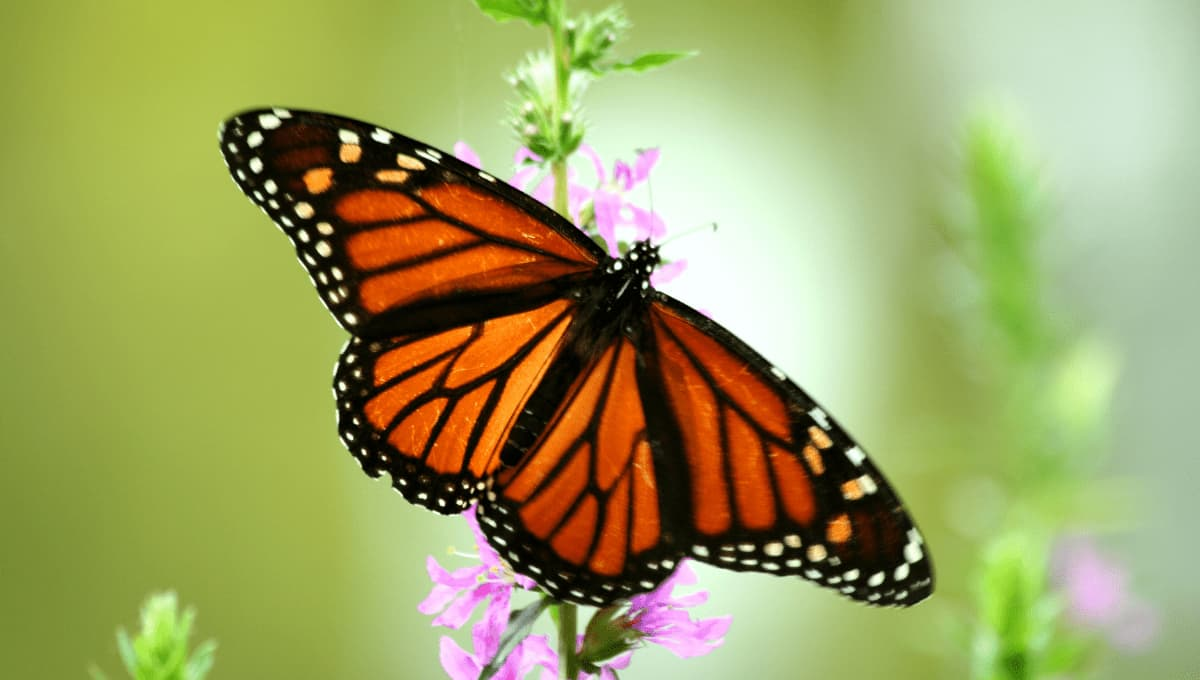
#> input picture butterfly.jpg, 1200 x 680 px
$ jupyter execute --allow-errors symmetry-strength.ipynb
#> lines starting #> are read from the running program, lines starting #| are printed output that depends on the picture
<h1>Local Symmetry Strength Quantification</h2>

<i> Gonzalo Muradás Odriozola 02-2023 </i>

Local Symmetry Strength refers to the quantification of how symmetric a selected area of an image is. The goal of this notebook is to create a function that returns a float value from 0 to 1 indicating the strength of symmetry on a specific bounding box. 1 for perfect symmetry, 0 for complete asymmetry.

[cell 1]
import cv2
import numpy as np
import matplotlib.pyplot as plt
import pandas as pd
import warnings

from sewar.full_ref import mse, rmse, psnr, uqi, ssim, ergas, scc, rase, sam, msssim, vifp

This image of a butterfly is chosen for this study based on its almost perfect symmetry, size and initial rotation

[cell 2]
# Read Image
img = cv2.imread('butterfly.jpg')
#> img is the input picture: shape (680, 1200, 3); mean B, G, R 98.3, 161.1, 157.1
img = cv2.cvtColor(img, cv2.COLOR_BGR2RGB)

# Display
plt.imshow(img)
plt.show()

<h2>Bounding Box</h2>
The bounding box will be given as input for the image, the axis of symmetry will be in the center of the rectangle, either vertically or horizontally. Note that the axis is not perfeclty located at the center, as human subjects will not be able to place it perfectly either.

[cell 3]
# Returns a list with all the transformmed keypoints
def transformKeypoints(keypoints, rotationMatrix):
    result = []
    for keypoint in keypoints:
        rotatedPoint = rotationMatrix.dot(np.array(keypoint + (1,)))
        result.append((int(rotatedPoint[0]),int(rotatedPoint[1])))

    return result

# Keypoints for the bounding box and axis of symmetry
startVertex = (165,230)
bbWidthAndLength = (850, 350)
rotationDegrees = -33
keyp = ([startVertex, (startVertex[0]+bbWidthAndLength[0],startVertex[1]), (startVertex[0],startVertex[1]+bbWidthAndLength[1]), (startVertex[0]+bbWidthAndLength[0],startVertex[1]+bbWidthAndLength[1]), (startVertex[0]+bbWidthAndLength[0]//2,startVertex[1]), (startVertex[0]+bbWidthAndLength[0]//2, startVertex[1]+bbWidthAndLength[1])])
# Rotating keypoints
rotationMatrix = cv2.getRotationMatrix2D((img.shape[1]//2,img.shape[0]//2),rotationDegrees,1)
rotkeyp = transformKeypoints(keyp, rotationMatrix)

# Drawing the lines for the bounding box
display = img.copy()
cv2.line(display, rotkeyp[0], rotkeyp[1], [0,0,255], 5)
cv2.line(display, rotkeyp[0], rotkeyp[2], [0,0,255], 5)
cv2.line(display, rotkeyp[3], rotkeyp[2], [0,0,255], 5)
cv2.line(display, rotkeyp[3], rotkeyp[1], [0,0,255], 5)
# Drawing the symmetry axis
cv2.line(display, rotkeyp[4], rotkeyp[5], [0,255,0], 5)

# Display
plt.imshow(display)
plt.show()

<h2>Operating Image</h2>
First the image is rotated and cropped to fit the bounding box.

[cell 4]
# Rotating the image
rotationMatrix = cv2.getRotationMatrix2D((img.shape[1]//2,img.shape[0]//2),-rotationDegrees,1)
rotate = cv2.warpAffine(img,rotationMatrix,(img.shape[1], img.shape[0]))

# Cropping the rotated image
startPoint = startVertex
length = bbWidthAndLength
cropped = rotate[startPoint[1]:startPoint[1]+length[1], startPoint[0]:startPoint[0]+length[0]]

# Display
_, ax = plt.subplots(1,2, figsize=(15, 5))
ax[0].imshow(rotate), ax[0].set_title(f'{-rotationDegrees}° of rotation')
ax[1].imshow(cropped), ax[1].set_title(f'Cropped to bounding box')
plt.show()

<h2>Separating into sides</h2>

To see the symmetries the symilarities between the sides will be measured, to do this the image is separated into right and left side, and one of them is mirrored.

[cell 5]
# Cropping right and left halves
leftHalf = cropped[:, :length[0]//2]
rightHalf = cropped[:, length[0]//2:]
# Mirroring the right side
rightHalf = cv2.flip(rightHalf, 1)

# Black and White
BWleft = cv2.cvtColor(leftHalf, cv2.COLOR_RGB2GRAY)
BWright = cv2.cvtColor(rightHalf, cv2.COLOR_RGB2GRAY)

# Display
_, ax = plt.subplots(1,2, figsize=(15, 5))
ax[0].imshow(leftHalf), ax[0].set_title(f'Left half')
ax[1].imshow(rightHalf), ax[1].set_title(f'Right half')
plt.show()

As it can be seen in the picture above, the right half of the butterfly has a black corner caused by the rotation. Since the algorithms that are going to be used to check the similarities between the halves are based on vector distance, this will create an area that is very much non symmetrical. To solve this, the same corner is applied on the left half of the image.

[cell 6]
# Copies the pixels = [0,0,0] on both sides of the image
def copyMask(img1, img2):
    for i in range(img1.shape[0]):
        for j in range(img1.shape[1]):
            if (img1[i,j] == [0,0,0]).all():
                img2[i,j] = [0,0,0]
            if (img2[i,j] == [0,0,0]).all():
                img1[i,j] = [0,0,0]
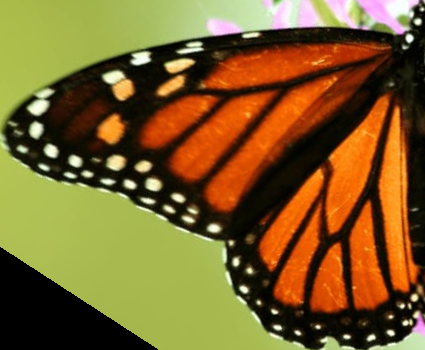
#> img2: shape (350, 425, 3); mean R, G, B 124.7, 96.5, 42


# Copying the black pixels
copyMask(rightHalf,leftHalf)

# Display
_, ax = plt.subplots(1,2, figsize=(15, 5))
ax[0].imshow(leftHalf), ax[0].set_title(f'Left half')
ax[1].imshow(rightHalf), ax[1].set_title(f'Right half')
plt.show()

<h2>Difference Visualization</h2>

By substracting the right half to the left half of the image we can visualize the areas were they differ. The brighter the pixel the more they differ.

[cell 7]
# Substract arrays
diff = cv2.subtract(leftHalf, rightHalf)

# Display
plt.imshow(diff)

<h2>Lower resolution</h2>
By reducing the resolution of the image the pixels will be averaged to their surroundings. This will make the score for the symmetry less pixel-dependent.

[cell 8]
ratio = 8
# Reducing resolution
lowDefLeft = cv2.resize(leftHalf, (leftHalf.shape[1]//ratio, leftHalf.shape[0]//ratio))
lowDefRight = cv2.resize(rightHalf, (leftHalf.shape[1]//ratio, leftHalf.shape[0]//ratio))
# Calculating difference
diff = cv2.subtract(lowDefLeft, lowDefRight)
#> diff: shape (43, 53, 3)

# Display
_, ax = plt.subplots(1,3, figsize=(15, 5))
ax[0].imshow(lowDefLeft), ax[0].set_title(f'Left half Resolution/{ratio}')
ax[1].imshow(lowDefRight), ax[1].set_title(f'Right half Resolution/{ratio}')
ax[2].imshow(diff), ax[2].set_title(f'Difference Resolution/{ratio}')
plt.show()

<h2>Measuring Similarity</h2>
Similarity refers to a metric that measures how equal two images are. There are multiple studies and metrics used for this specific task. Next a function is developed to obtain the similarity between two equal sized images according to the following metrics.

1. Mean Squared Error (MSE)
2. Root Mean Squared Error (RMSE)
3. Peak Signal-to-Noise Ratio (PSNR)
4. Structural Similarity Index (SSIM)
5. Universal Quality Image Index (UQI)
6. Multi-scale Structural Similarity Index (MS-SSIM)
7. Erreur Relative Globale Adimensionnelle de Synthèse (ERGAS)
8. Spatial Correlation Coefficient (SCC)
9. Relative Average Spectral Error (RASE)
10. Spectral Angle Mapper (SAM)
11. Visual Information Fidelity (VIF)


[cell 9]
# Returns the metrics for the similarities between two images
def getMetrics(title, img1, img2):
    result = pd.DataFrame({
        'MSE': [mse(img1, img2)],
        'RMSE': [rmse(img1, img2)],
        'PSNR': [psnr(img1, img2)],
        'UQI': [uqi(img1, img2)],
        'MSSSIM': [msssim(img1, img2)],  # For 'valid' mode, one must be at least as large as the other in every dimension
        'ERGAS': [ergas(img1, img2)],
        'SCC': [scc(img1, img2)],
        'RASE': [rase(img1, img2)],  # CANNOT DIVIDE BY 0
        'SAM': [sam(img1, img2)],
        'VIF':[vifp(img1, img2)],  # DOES NOT WORK WITH LOWER RESOLUTIONS
        'SSIM': [ssim(img1, img2)]
    }, index=[title])

    return result

[cell 10]
# Returns the metrics for the similarities between two images, None if a metric cannot be calculated
def getMetricsWithErrorHandling(title, img1, img2):
    warnings.filterwarnings("ignore")

    m = 0
    r = 0
    p = 0
    u = 0
    ms = 0
    e = 0
    s = 0
    ra = 0
    sa = 0
    v = 0
    ssi = 0
    try:
        m = mse(img1,img2)
    except:
        m = None
    try:
        r = rmse(img1,img2)
    except:
        r = None
    try:
        p = psnr(img1,img2)
    except:
        p = None
    try:
        u = uqi(img1,img2)
    except:
        u = None
    try:
        ms = msssim(img1,img2)
    except:
        ms = None
    try:
        e = ergas(img1,img2)
    except:
        e = None
    try:
        s = scc(img1,img2)
    except:
        s = None
    try:
        ra = rase(img1,img2)
    except:
        ra = None
    try:
        sa = sam(img1,img2)
    except:
        sa = None
    try:
        v = vifp(img1,img2)
    except:
        v = None
    try:
        ssi = ssim(img1,img2)
    except:
        ssi = None
    result = pd.DataFrame({
        'MSE':    [m],
        'RMSE':   [r],
        'PSNR':   [p],
        'UQI':    [u],
        'MSSSIM': [ms],
        'ERGAS':  [e],
        'SCC':    [s],
        'RASE':   [ra],
        'SAM':    [sa],
        'VIF':    [v],
        'SSIM':   [ssi]
    }, index=[title])

    return result

<h2>Negative Example</h2>
To check how well the metrics reflect the strength of symmetry it is necessary to measure the strength of symmetry of a bounding box that does not represent a symmetry.

[cell 11]
img = cv2.imread('butterfly.jpg')
img = cv2.cvtColor(img, cv2.COLOR_BGR2RGB)

# Keypoints for the bounding box and axis of symmetry
startVertex = (165,180)
bbWidthAndLength = (600, 350)
rotationDegrees = 15
keyp = ([startVertex, (startVertex[0]+bbWidthAndLength[0],startVertex[1]), (startVertex[0],startVertex[1]+bbWidthAndLength[1]), (startVertex[0]+bbWidthAndLength[0],startVertex[1]+bbWidthAndLength[1]), (startVertex[0]+bbWidthAndLength[0]//2,startVertex[1]), (startVertex[0]+bbWidthAndLength[0]//2, startVertex[1]+bbWidthAndLength[1])])
# Rotating keypoints
rotationMatrix = cv2.getRotationMatrix2D((img.shape[1]//2,img.shape[0]//2),rotationDegrees,1)
rotkeyp = transformKeypoints(keyp, rotationMatrix)

# Drawing the lines for the bounding box
display = img.copy()
cv2.line(display, rotkeyp[0], rotkeyp[1], [0,0,255], 5)
cv2.line(display, rotkeyp[0], rotkeyp[2], [0,0,255], 5)
cv2.line(display, rotkeyp[3], rotkeyp[2], [0,0,255], 5)
cv2.line(display, rotkeyp[3], rotkeyp[1], [0,0,255], 5)
# Drawing the symmetry axis
cv2.line(display, rotkeyp[4], rotkeyp[5], [0,255,0], 5)

# Rotating the image
rotationMatrix = cv2.getRotationMatrix2D((img.shape[1]//2,img.shape[0]//2),-rotationDegrees,1)
rotate = cv2.warpAffine(img,rotationMatrix,(img.shape[1], img.shape[0]))
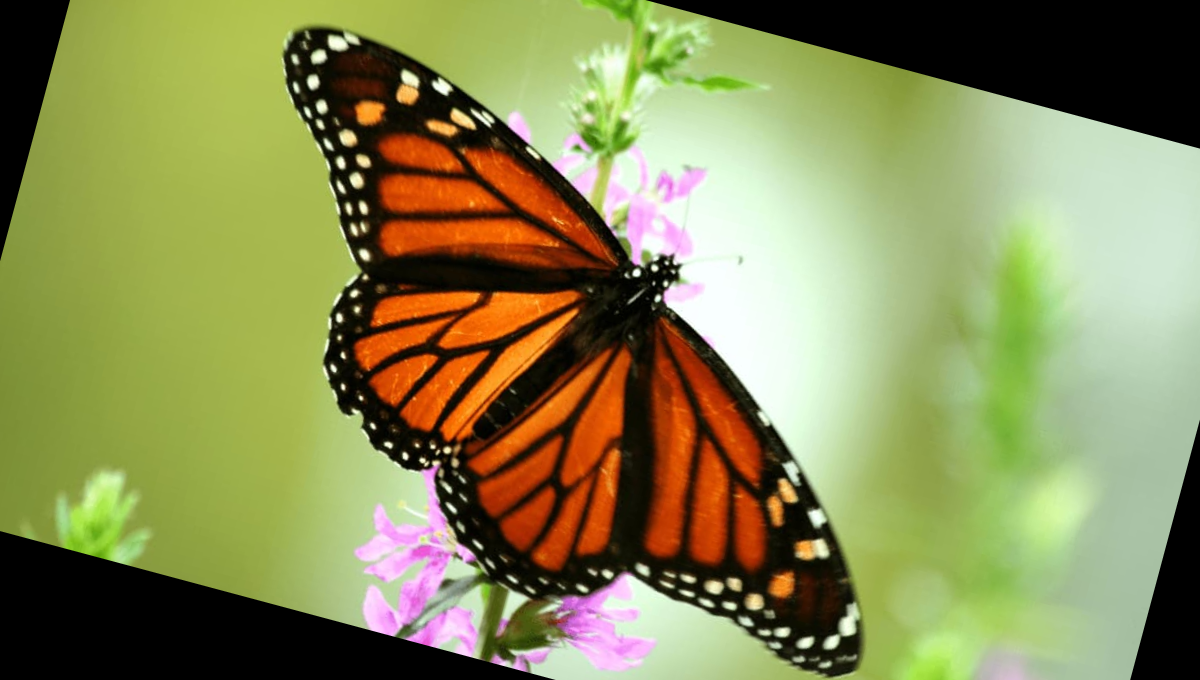
#> rotate: shape (680, 1200, 3); mean R, G, B 137, 138.4, 85.9

# Cropping the rotated image
startPoint = startVertex
length = bbWidthAndLength
cropped = rotate[startPoint[1]:startPoint[1]+length[1], startPoint[0]:startPoint[0]+length[0]]
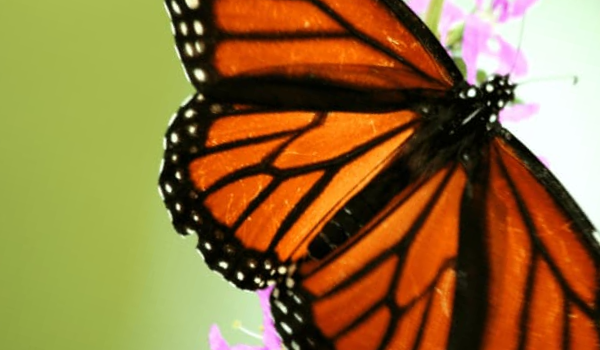
#> cropped: shape (350, 600, 3); mean R, G, B 146.3, 113.6, 59

# Cropping right and left halves
leftHalfNegExample = cropped[:, :length[0]//2]
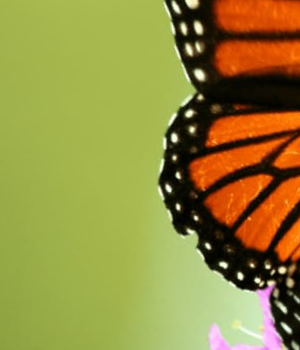
#> leftHalfNegExample: shape (350, 300, 3); mean R, G, B 148.5, 139.3, 62.9
rightHalfNegExample = cropped[:, length[0]//2:]
# Mirroring the right side
rightHalfNegExample = cv2.flip(rightHalfNegExample, 1)
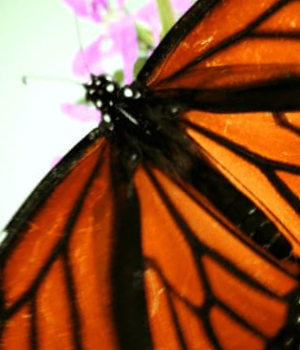
#> rightHalfNegExample: shape (350, 300, 3); mean R, G, B 144.2, 87.9, 55

# Low Definition
lowDefLeftNegExample = cv2.resize(leftHalfNegExample, (leftHalfNegExample.shape[1]//ratio, leftHalfNegExample.shape[0]//ratio))
lowDefRightNegExample = cv2.resize(rightHalfNegExample, (leftHalfNegExample.shape[1]//ratio, leftHalfNegExample.shape[0]//ratio))

#Difference
diff = cv2.subtract(leftHalfNegExample, rightHalfNegExample)
#> diff: shape (350, 300, 3)

# Display
_, ax = plt.subplots(1,5, figsize=(15, 5))
ax[0].imshow(display), ax[0].set_title(f'Bounding Box')
ax[1].imshow(cropped), ax[1].set_title(f'Cropped & Rotated Img')
ax[2].imshow(leftHalfNegExample), ax[2].set_title(f'Left half')
ax[3].imshow(rightHalfNegExample), ax[3].set_title(f'Right half')
ax[4].imshow(diff), ax[4].set_title(f'Difference')
plt.show()

Now the statistics are used to calculate the similarities between different pairs of images to get multiple basis:
1. Black vs Left: Similarity between a complete black image and the left side of the butterfly, this will serve as a basis for non symmetric images.
2. Left vs Left: Similarity between the left image and itself, this is used to see what a perfect score looks like in that metric.
3. Left vs Right Negative example: Similarity between the right and left of a negative example.
4. Left vs Rigth Low def Negative Example: Similarity between right and left in low resolution of the negative example.
5. Left vs Right: Similarity between the left and right side of the image, used to measure strength of symmetry.
6. Left vs Right low definition: Similarity between the left and right side of the image in lower definition, used to measure strength of symmetry.

[cell 12]
# Array filled with ones (Black image)
onlyBlack = np.ones(rightHalf.shape).astype(np.uint8)

# Calculating statistics
#> (the rest of this cell did not finish here and is left out)

leftLeft = getMetricsWithErrorHandling('Left v Left', leftHalf, leftHalf)
negLeftRigth = getMetricsWithErrorHandling('Neg Left v Rigtt', leftHalfNegExample, rightHalfNegExample)
lowDefNegLeftRigth = getMetricsWithErrorHandling('Low Def Neg Left v Rigtt', lowDefLeftNegExample, lowDefRightNegExample)
leftRight = getMetricsWithErrorHandling('Left v Right', leftHalf,rightHalf)
lowDefLeftRigth = getMetricsWithErrorHandling('Low Def Left v Right', lowDefLeft,lowDefRight)

Now we display the results.

#> (a cell that did not finish here is left out)

<h2>Discussion</h2>
UQI (Universal Image Quality Index) seems to have the closest results to what was initially looked for. Comparing the image to itself returns a perfect 1.0, comparing it to a complitely black image returns 0.03, the example of symmetry returns 0.7 and the example of non symmetry 0.41. More research into other metrics needs to be done.

[https://ece.uwaterloo.ca/~z70wang/publications/uqi.html]    <- UQI

<h2>Putting it all together</h2>
A function is created that returns the statistics to easily access all the information.

[cell 14]
# Returns statistics for the strength of symmetry of the selected bounding box on the image
def symmetryStrengthStartVertex(imgPath, index, startVertex, bbWidthAndLength, rotationDegrees, onlyUQUI = False, resolutionFactor = None):
    # Reading the image
#> called with imgPath = 'butterfly.jpg', index = 'index', startVertex = (165, 230), bbWidthAndLength = (850, 350), rotationDegrees = -33, onlyUQUI = False
    img = cv2.imread(imgPath)
    img = cv2.cvtColor(img, cv2.COLOR_BGR2RGB)

    # Rotating and cropping
    rotationMatrix = cv2.getRotationMatrix2D((img.shape[1]//2,img.shape[0]//2),-rotationDegrees,1)
    img = cv2.warpAffine(img,rotationMatrix,(img.shape[1], img.shape[0]))
    img = img[startVertex[1]:startVertex[1]+bbWidthAndLength[1], startVertex[0]:startVertex[0]+bbWidthAndLength[0]]

    #Dividing in left and right
    leftHalf = img[:, :bbWidthAndLength[0]//2]
    rightHalf = img[:, bbWidthAndLength[0]//2:]
    rightHalf = cv2.flip(rightHalf, 1)

    # Copying the black pixels
    copyMask(rightHalf,leftHalf)

    # Reducing resolution
    if resolutionFactor is not None:
        # Reducing resolution
        leftHalf = cv2.resize(leftHalf, (leftHalf.shape[1]//resolutionFactor, leftHalf.shape[0]//resolutionFactor))
        rightHalf = cv2.resize(rightHalf, (leftHalf.shape[1]//resolutionFactor, leftHalf.shape[0]//resolutionFactor))

    if onlyUQUI:
        return uqi(leftHalf, rightHalf)
    else:
        return getMetricsWithErrorHandling(index, leftHalf,rightHalf)

symmetryStrengthStartVertex('butterfly.jpg','index' ,(165,230), (850, 350), -33)
#> (the call stopped at in getMetricsWithErrorHandling, `m = mse(img1,img2)`: sewar is not available in this run)
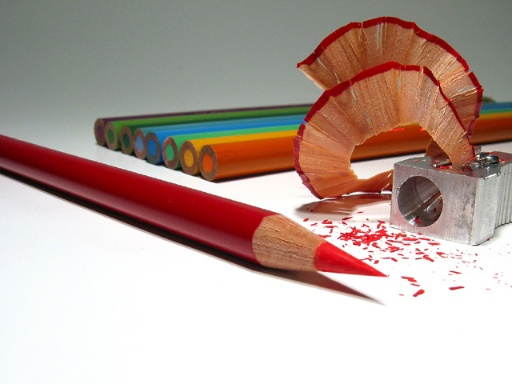
#> input picture EVA - 4310.jpg, 512 x 384 px
#> further down, image1 is the input picture: shape (384, 512, 3); mean B, G, R 156.1, 163.8, 184.8

<h3>Adapting code</h3>
Now we adapt the function to work with the parameters stored during the experiment

[cell 15]
# Remove negative coordinates from list
def removeNegativeCoordinates(points, height, width):
#> called with height = 384, width = 512
    result = []
    for point in points:
        x = point[0]
        y = point[1]
        if x < 0:
            x = 0
        if y < 0:
            y = 0
        if x > width:
            x = width
        if y > height:
            y = height
        result.append((x,y))
    return result

# Crops image with center of rectangle, dimensions and rotation
def symmetryStrength(img, centerX, centerY, width, height, rotation, axisHorizontal, index = "None", onlyUQUI = False, display = False):
    # Making width and height even
    if width % 2 != 0:
        width += 1
    if height % 2 != 0:
        height += 1

    # Calculating the bounding box
    pts = [(centerX-width/2 , centerY-height/2), (centerX+width/2 , centerY-height/2),
           (centerX+width/2 , centerY+height/2), (centerX-width/2 , centerY+height/2)]

    # Removing negative coordinates
    pts = removeNegativeCoordinates(pts, img.shape[0], img.shape[1])

    # Rotating and cropping image
    rotationMatrix = cv2.getRotationMatrix2D((centerX,centerY),rotation,1)
    img = cv2.warpAffine(img,rotationMatrix,(img.shape[1], img.shape[0]))
#> img: shape (384, 512, 3)
    img = img[int(pts[0][1]):int(pts[0][1])+int(height), int(pts[0][0]):int(pts[0][0]+width)]
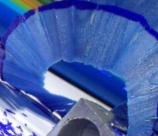
#> img: shape (136, 158, 3); mean of channels 0, 1, 2 168.4, 98.3, 71.2; drawn as B, G, R

    # Flipping image if axis is horizontal
    if axisHorizontal:
        img = cv2.rotate(img, cv2.ROTATE_90_CLOCKWISE)

    if img is None:
        if onlyUQUI:
            return -1
        else:
            return pd.DataFrame({
                'MSE':    [None],
                'RMSE':   [None],
                'PSNR':   [None],
                'UQI':    [None],
                'MSSSIM': [None],
                'ERGAS':  [None],
                'SCC':    [None],
                'RASE':   [None],
                'SAM':    [None],
                'VIF':    [None],
                'SSIM':   [None]
            })

    # Dividing image
    leftHalf = img[:, :img.shape[1]//2]
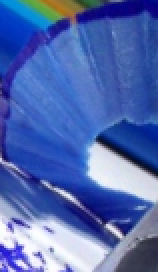
#> leftHalf: shape (136, 79, 3) (shown 2 times larger); mean of channels 0, 1, 2 175.9, 106, 81; drawn as B, G, R
    rightHalf = img[:, img.shape[1]//2:]
#> rightHalf: shape (136, 79, 3)
    rightHalf = cv2.flip(rightHalf, 1)
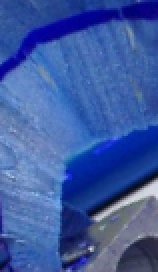
#> rightHalf: shape (136, 79, 3) (shown 2 times larger); mean of channels 0, 1, 2 160.9, 90.6, 61.3; drawn as B, G, R

    # Making sure both sizes are the same
    if leftHalf.shape[1] > rightHalf.shape[1]:
        leftHalf = leftHalf[:,:-1]
    if leftHalf.shape[1] < rightHalf.shape[1]:
        rightHalf = rightHalf[:,:-1]
    if leftHalf.shape[0] > rightHalf.shape[0]:
        leftHalf = leftHalf[:-1]
    if leftHalf.shape[0] < rightHalf.shape[0]:
        rightHalf = rightHalf[:-1]

    # Copying the black pixels
    copyMask(rightHalf,leftHalf)

    # Display
    if display:
        diff = cv2.subtract(leftHalf, rightHalf)
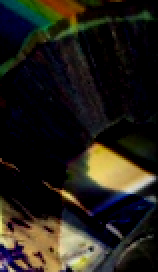
#> diff: shape (136, 79, 3) (shown 2 times larger); mean of channels 0, 1, 2 24.7, 32.3, 35.8; drawn as B, G, R
        _, ax = plt.subplots(1,4, figsize=(15, 5))
        ax[0].imshow(img), ax[0].set_title(f'Bounding Box')
        ax[1].imshow(leftHalf), ax[1].set_title(f'Left half')
        ax[2].imshow(rightHalf), ax[2].set_title(f'Right half')
        ax[3].imshow(diff), ax[3].set_title(f'Difference')
        plt.show()

    if onlyUQUI:
        return uqi(leftHalf, rightHalf)
    else:
        return getMetricsWithErrorHandling(index, leftHalf,rightHalf)


image1 = cv2.imread('EVA - 4310.jpg')
image1 = cv2.cvtColor(image1, cv2.COLOR_BGR2RGB)

# cropImage(image1, 195.50881124968, 209.23800298195, 403, 55, 19.008633865881, True, display = True, onlyUQUI=True)
#> (the rest of this cell did not finish here and is left out)
